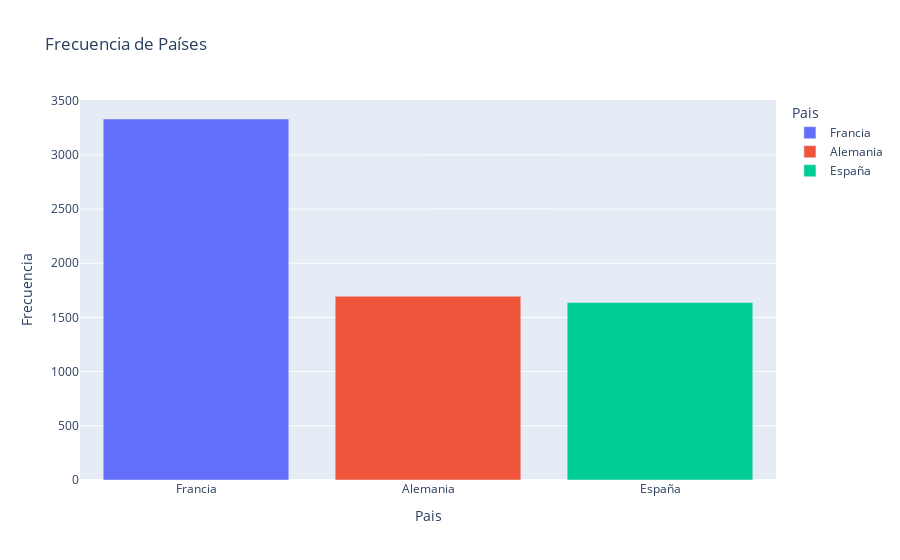

Write notebook code for a chart like this one.
### Code cell
#Gráfico de barras
# Usar value_counts() para contar las ocurrencias de cada país
counts = df['Pais'].value_counts().reset_index()
counts.columns = ['Pais', 'Frecuencia']

fig = px.bar(counts, x='Pais', y='Frecuencia', title='Frecuencia de Países', 
              color='Pais')

fig.show()

### Figure 1 — Plotly figure (JSON) as saved in the notebook; plotly's stock layout.template omitted (floating-point values rounded to 4 significant figures)
{"data": [{"alignmentgroup": "True", "hovertemplate": "Pais=%{x}<br>Frecuencia=%{y}<extra></extra>", "legendgroup": "Francia", "marker": {"color": "#636efa", "pattern": {"shape": ""}}, "name": "Francia", "offsetgroup": "Francia", "orientation": "v", "showlegend": true, "textposition": "auto", "type": "bar", "x": ["Francia"], "xaxis": "x", "y": [3331], "yaxis": "y"}, {"alignmentgroup": "True", "hovertemplate": "Pais=%{x}<br>Frecuencia=%{y}<extra></extra>", "legendgroup": "Alemania", "marker": {"color": "#EF553B", "pattern": {"shape": ""}}, "name": "Alemania", "offsetgroup": "Alemania", "orientation": "v", "showlegend": true, "textposition": "auto", "type": "bar", "x": ["Alemania"], "xaxis": "x", "y": [1696], "yaxis": "y"}, {"alignmentgroup": "True", "hovertemplate": "Pais=%{x}<br>Frecuencia=%{y}<extra></extra>", "legendgroup": "España", "marker": {"color": "#00cc96", "pattern": {"shape": ""}}, "name": "España", "offsetgroup": "España", "orientation": "v", "showlegend": true, "textposition": "auto", "type": "bar", "x": ["España"], "xaxis": "x", "y": [1637], "yaxis": "y"}], "layout": {"barmode": "relative", "legend": {"title": {"text": "Pais"}, "tracegroupgap": 0}, "title": {"text": "Frecuencia de Países"}, "xaxis": {"anchor": "y", "categoryarray": ["Francia", "Alemania", "España"], "categoryorder": "array", "domain": [0, 1], "title": {"text": "Pais"}}, "yaxis": {"anchor": "x", "domain": [0, 1], "title": {"text": "Frecuencia"}}}}
